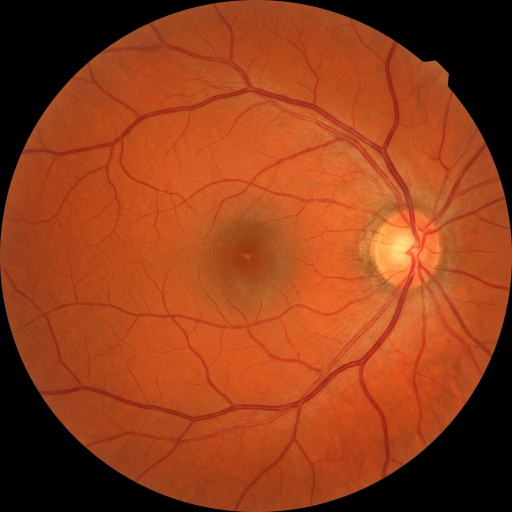
#> input picture uploads/healthy_retina_edge_case.png, 1024 x 1024 px, found by its file name (shown at 1/2 size)
$ python synthesize_rpa.py
#> lines starting #> are read from the running program, lines starting #| are printed output that depends on the picture
import numpy as np
from PIL import Image, ImageDraw
import os
import random

def synthesize_rpa_variant():
    # Load a real healthy image from the uploads folder to pass the quality check
    base_image_path = os.path.join("E:\\V500", "uploads", "healthy_retina_edge_case.png")
    out_path = os.path.join("E:\\V500", "uploads", "synthesized_rpa_variant.png")

    if not os.path.exists(base_image_path):
        pass #print(f"Error: Base image not found at {base_image_path}")
        return

    try:
        img = Image.open(base_image_path).convert('RGB')
#> img is the input picture: PIL image 1024x1024 RGB; mean R, G, B 147.1, 61.9, 26.1
        draw = ImageDraw.Draw(img)
        width, height = img.size
#> width = 1024; height = 1024

        # RPA (Retinitis Punctata Albescens) is characterized by hundreds of
        # tiny white/yellowish flecks scattered across the retina, without bone spicules.

        pass #print("Injecting Retinitis Punctata Albescens (White Flecks)...")
        num_flecks = random.randint(150, 250)

        for _ in range(num_flecks):
            # Keep flecks mostly in the mid-periphery (away from extreme edges or center macula)
            ex_x = random.randint(int(width * 0.1), int(width * 0.9))
            ex_y = random.randint(int(height * 0.1), int(height * 0.9))
            sz = random.randint(1, 4)

            # Draw bright white/yellow flecks
            draw.ellipse([ex_x, ex_y, ex_x+sz, ex_y+sz], fill=(245, 250, 220))

        img.save(out_path, quality=95)
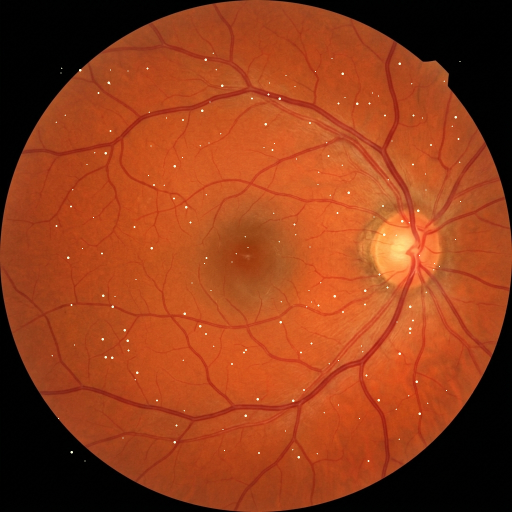
#> saved as synthesized_rpa_variant.png: PIL image 1024x1024 RGB (shown at 1/2 size); mean R, G, B 147.2, 62.2, 26.5
        pass #print(f"Success! Synthesized RPA edge-case image at: {out_path}")

    except Exception as e:
        pass #print(f"Error during synthesis: {e}")

if __name__ == "__main__":
    synthesize_rpa_variant()
